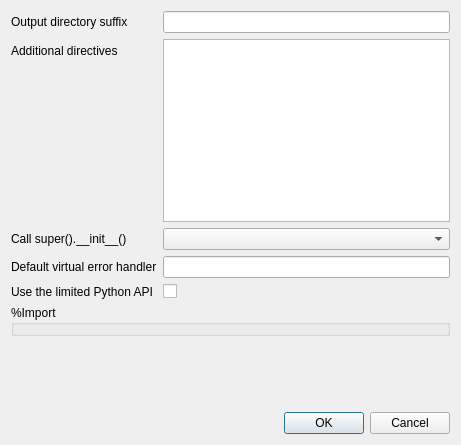
<?xml version="1.0" encoding="UTF-8"?>
<ui version="4.0">
 <class>ModulePropertiesBase</class>
 <widget class="QDialog" name="ModulePropertiesBase">
  <property name="geometry">
   <rect>
    <x>0</x>
    <y>0</y>
    <width>461</width>
    <height>445</height>
   </rect>
  </property>
  <property name="windowTitle">
   <string>Module Properties</string>
  </property>
  <layout class="QVBoxLayout" name="verticalLayout">
   <item>
    <layout class="QFormLayout" name="formLayout">
     <item row="0" column="0">
      <widget class="QLabel" name="label">
       <property name="text">
        <string>Output directory suffix</string>
       </property>
      </widget>
     </item>
     <item row="0" column="1">
      <widget class="QLineEdit" name="outputDirSuffix"/>
     </item>
     <item row="1" column="0">
      <widget class="QLabel" name="label_2">
       <property name="text">
        <string>Additional directives</string>
       </property>
      </widget>
     </item>
     <item row="1" column="1">
      <widget class="QPlainTextEdit" name="additionalDirectives">
       <property name="lineWrapMode">
        <enum>QPlainTextEdit::NoWrap</enum>
       </property>
      </widget>
     </item>
     <item row="2" column="0">
      <widget class="QLabel" name="label_4">
       <property name="text">
        <string>Call super().__init__()</string>
       </property>
      </widget>
     </item>
     <item row="2" column="1">
      <widget class="QComboBox" name="callSuperInitCb"/>
     </item>
     <item row="3" column="0">
      <widget class="QLabel" name="label_5">
       <property name="text">
        <string>Default virtual error handler</string>
       </property>
      </widget>
     </item>
     <item row="3" column="1">
      <widget class="QLineEdit" name="virtualErrorHandler"/>
     </item>
     <item row="4" column="0">
      <widget class="QLabel" name="label_6">
       <property name="text">
        <string>Use the limited Python API</string>
       </property>
      </widget>
     </item>
     <item row="4" column="1">
      <widget class="QCheckBox" name="limitedAPIcb">
       <property name="text">
        <string/>
       </property>
      </widget>
     </item>
    </layout>
   </item>
   <item>
    <widget class="QGroupBox" name="imports">
     <property name="title">
      <string>%Import</string>
     </property>
    </widget>
   </item>
   <item>
    <spacer name="verticalSpacer">
     <property name="orientation">
      <enum>Qt::Vertical</enum>
     </property>
     <property name="sizeHint" stdset="0">
      <size>
       <width>20</width>
       <height>78</height>
      </size>
     </property>
    </spacer>
   </item>
   <item>
    <widget class="QDialogButtonBox" name="buttonBox">
     <property name="orientation">
      <enum>Qt::Horizontal</enum>
     </property>
     <property name="standardButtons">
      <set>QDialogButtonBox::Cancel|QDialogButtonBox::Ok</set>
     </property>
    </widget>
   </item>
  </layout>
 </widget>
 <tabstops>
  <tabstop>outputDirSuffix</tabstop>
  <tabstop>additionalDirectives</tabstop>
  <tabstop>callSuperInitCb</tabstop>
  <tabstop>virtualErrorHandler</tabstop>
  <tabstop>limitedAPIcb</tabstop>
  <tabstop>version</tabstop>
 </tabstops>
 <resources/>
 <connections>
  <connection>
   <sender>buttonBox</sender>
   <signal>accepted()</signal>
   <receiver>ModulePropertiesBase</receiver>
   <slot>accept()</slot>
   <hints>
    <hint type="sourcelabel">
     <x>248</x>
     <y>254</y>
    </hint>
    <hint type="destinationlabel">
     <x>157</x>
     <y>274</y>
    </hint>
   </hints>
  </connection>
  <connection>
   <sender>buttonBox</sender>
   <signal>rejected()</signal>
   <receiver>ModulePropertiesBase</receiver>
   <slot>reject()</slot>
   <hints>
    <hint type="sourcelabel">
     <x>316</x>
     <y>260</y>
    </hint>
    <hint type="destinationlabel">
     <x>286</x>
     <y>274</y>
    </hint>
   </hints>
  </connection>
 </connections>
</ui>
